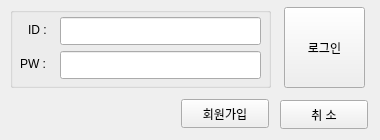
<?xml version="1.0" encoding="UTF-8"?>
<ui version="4.0">
 <class>Login</class>
 <widget class="QWidget" name="Login">
  <property name="geometry">
   <rect>
    <x>0</x>
    <y>0</y>
    <width>380</width>
    <height>140</height>
   </rect>
  </property>
  <property name="windowTitle">
   <string>Login</string>
  </property>
  <widget class="QPushButton" name="logInButton">
   <property name="geometry">
    <rect>
     <x>284</x>
     <y>7</y>
     <width>81</width>
     <height>81</height>
    </rect>
   </property>
   <property name="text">
    <string>로그인</string>
   </property>
  </widget>
  <widget class="QGroupBox" name="logInGroupBox">
   <property name="geometry">
    <rect>
     <x>10</x>
     <y>7</y>
     <width>261</width>
     <height>81</height>
    </rect>
   </property>
   <property name="title">
    <string/>
   </property>
   <widget class="QLabel" name="idLabel">
    <property name="geometry">
     <rect>
      <x>18</x>
      <y>13</y>
      <width>62</width>
      <height>20</height>
     </rect>
    </property>
    <property name="text">
     <string>ID :</string>
    </property>
   </widget>
   <widget class="QLabel" name="pwLabel">
    <property name="geometry">
     <rect>
      <x>10</x>
      <y>47</y>
      <width>62</width>
      <height>20</height>
     </rect>
    </property>
    <property name="text">
     <string>PW :</string>
    </property>
   </widget>
   <widget class="QLineEdit" name="idEdit">
    <property name="geometry">
     <rect>
      <x>50</x>
      <y>10</y>
      <width>201</width>
      <height>28</height>
     </rect>
    </property>
   </widget>
   <widget class="QLineEdit" name="pwEdit">
    <property name="geometry">
     <rect>
      <x>50</x>
      <y>44</y>
      <width>201</width>
      <height>28</height>
     </rect>
    </property>
    <property name="inputMethodHints">
     <set>Qt::InputMethodHint::ImhNone</set>
    </property>
   </widget>
  </widget>
  <widget class="QPushButton" name="signUpButton">
   <property name="geometry">
    <rect>
     <x>181</x>
     <y>99</y>
     <width>88</width>
     <height>29</height>
    </rect>
   </property>
   <property name="text">
    <string>회원가입</string>
   </property>
  </widget>
  <widget class="QPushButton" name="cancelButton">
   <property name="geometry">
    <rect>
     <x>280</x>
     <y>100</y>
     <width>88</width>
     <height>29</height>
    </rect>
   </property>
   <property name="text">
    <string>취 소</string>
   </property>
  </widget>
 </widget>
 <resources/>
 <connections/>
</ui>
